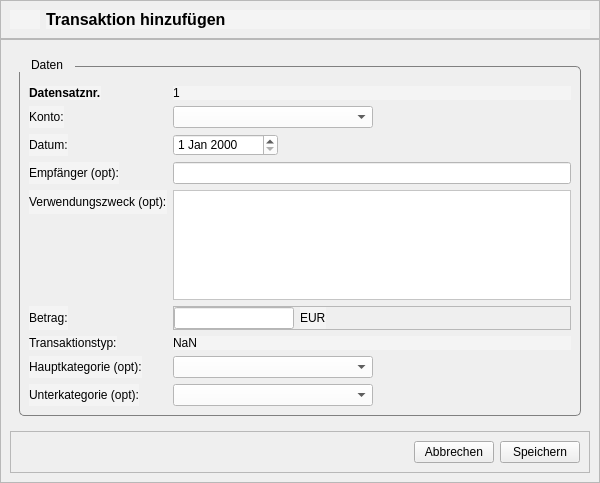
<?xml version="1.0" encoding="UTF-8"?>
<ui version="4.0">
 <class>TransactionDialog</class>
 <widget class="QWidget" name="TransactionDialog">
  <property name="geometry">
   <rect>
    <x>0</x>
    <y>0</y>
    <width>600</width>
    <height>483</height>
   </rect>
  </property>
  <property name="minimumSize">
   <size>
    <width>600</width>
    <height>483</height>
   </size>
  </property>
  <property name="maximumSize">
   <size>
    <width>600</width>
    <height>483</height>
   </size>
  </property>
  <property name="windowTitle">
   <string>Form</string>
  </property>
  <property name="styleSheet">
   <string notr="true">.dialog_frame {
		background: #F4F4F4;
	border: none;
}
.frame_header_dialog {
		background: #F4F4F4;
        border-bottom: 1px solid gray;
}
.label_h1, logo {
	background: #F4F4F4;
}

QTextEdit {
        background: white;
        color: black;
}
QDateEdit {
	background: white;
	color: black;
}
Spacer {
	background: #F4F4F4;
}
QLabel {
    color: black;
	background: #F4F4F4;
}
QGroupBox {
    border: 1px solid gray;
    border-radius: 5px;
    padding-top: 10px;
	margin-top: 8px;
}
QGroupBox::title {
	color: black;
    subcontrol-origin: margin;
    subcontrol-position: top left;
    padding: 0px 10px;
}
QComboBox, QAbstractItemView{
	color: black;
	background: white;
}
QComboBox::Items {
	color: black;
}
QLineEdit {
	color: black;
	background: white;
}

.pushButton_action {
        border: 1px solid rgb(170,0,0);
        border-radius: 8px;
        padding: 6px;
        color: rgb(170,0,0);
        font-weight: bold;
        font-size: 12px;
}
.pushButton_action::hover {
        background: rgb(170,0,0);
        color: white;
}
</string>
  </property>
  <property name="class" stdset="0">
   <string>dialog_frame</string>
  </property>
  <layout class="QVBoxLayout" name="verticalLayout">
   <property name="spacing">
    <number>0</number>
   </property>
   <property name="leftMargin">
    <number>0</number>
   </property>
   <property name="topMargin">
    <number>0</number>
   </property>
   <property name="rightMargin">
    <number>0</number>
   </property>
   <property name="bottomMargin">
    <number>0</number>
   </property>
   <item>
    <widget class="QFrame" name="frame_header">
     <property name="maximumSize">
      <size>
       <width>16777215</width>
       <height>50</height>
      </size>
     </property>
     <property name="frameShape">
      <enum>QFrame::Shape::StyledPanel</enum>
     </property>
     <property name="frameShadow">
      <enum>QFrame::Shadow::Raised</enum>
     </property>
     <property name="class" stdset="0">
      <string>frame_header_dialog</string>
     </property>
     <layout class="QHBoxLayout" name="horizontalLayout">
      <item>
       <widget class="QLabel" name="lbl_logo">
        <property name="maximumSize">
         <size>
          <width>30</width>
          <height>30</height>
         </size>
        </property>
        <property name="toolTip">
         <string>PennyWise Logo</string>
        </property>
        <property name="statusTip">
         <string>PennyWise Logo</string>
        </property>
        <property name="whatsThis">
         <string>PennyWise Logo</string>
        </property>
        <property name="text">
         <string/>
        </property>
        <property name="pixmap">
         <pixmap resource="../resources/resources.qrc">:/logo/logo</pixmap>
        </property>
        <property name="scaledContents">
         <bool>true</bool>
        </property>
        <property name="class" stdset="0">
         <string>logo</string>
        </property>
       </widget>
      </item>
      <item>
       <widget class="QLabel" name="lbl_header">
        <property name="font">
         <font>
          <pointsize>12</pointsize>
          <bold>true</bold>
         </font>
        </property>
        <property name="text">
         <string>Transaktion hinzufügen</string>
        </property>
        <property name="class" stdset="0">
         <string>label_h1</string>
        </property>
       </widget>
      </item>
     </layout>
    </widget>
   </item>
   <item>
    <widget class="QFrame" name="frame_content">
     <property name="frameShape">
      <enum>QFrame::Shape::StyledPanel</enum>
     </property>
     <property name="frameShadow">
      <enum>QFrame::Shadow::Raised</enum>
     </property>
     <property name="class" stdset="0">
      <string>dialog_frame</string>
     </property>
     <layout class="QVBoxLayout" name="verticalLayout_2">
      <item>
       <widget class="QFrame" name="frame_data">
        <property name="frameShape">
         <enum>QFrame::Shape::NoFrame</enum>
        </property>
        <property name="frameShadow">
         <enum>QFrame::Shadow::Raised</enum>
        </property>
        <property name="class" stdset="0">
         <string>dialog_frame</string>
        </property>
        <layout class="QVBoxLayout" name="verticalLayout_3">
         <item>
          <widget class="QGroupBox" name="groupBox">
           <property name="title">
            <string>Daten</string>
           </property>
           <layout class="QFormLayout" name="formLayout">
            <item row="0" column="0">
             <widget class="QLabel" name="label">
              <property name="text">
               <string>&lt;html&gt;&lt;head/&gt;&lt;body&gt;&lt;p&gt;&lt;span style=&quot; font-weight:700;&quot;&gt;Datensatznr.&lt;/span&gt;&lt;/p&gt;&lt;/body&gt;&lt;/html&gt;</string>
              </property>
             </widget>
            </item>
            <item row="0" column="1">
             <widget class="QLabel" name="lbl_id">
              <property name="text">
               <string>1</string>
              </property>
             </widget>
            </item>
            <item row="2" column="0">
             <widget class="QLabel" name="label_8">
              <property name="text">
               <string>Konto:</string>
              </property>
             </widget>
            </item>
            <item row="2" column="1">
             <widget class="QComboBox" name="comboBox_account">
              <property name="maximumSize">
               <size>
                <width>200</width>
                <height>16777215</height>
               </size>
              </property>
             </widget>
            </item>
            <item row="3" column="0">
             <widget class="QLabel" name="label_2">
              <property name="text">
               <string>Datum:</string>
              </property>
             </widget>
            </item>
            <item row="3" column="1">
             <widget class="QDateEdit" name="dateEdit_date">
              <property name="minimumSize">
               <size>
                <width>105</width>
                <height>0</height>
               </size>
              </property>
              <property name="maximumSize">
               <size>
                <width>105</width>
                <height>16777215</height>
               </size>
              </property>
             </widget>
            </item>
            <item row="4" column="0">
             <widget class="QLabel" name="label_3">
              <property name="text">
               <string>Empfänger (opt):</string>
              </property>
             </widget>
            </item>
            <item row="4" column="1">
             <widget class="QLineEdit" name="lineEdit_recipient">
              <property name="maxLength">
               <number>30</number>
              </property>
             </widget>
            </item>
            <item row="5" column="0">
             <widget class="QLabel" name="label_4">
              <property name="text">
               <string>Verwendungszweck (opt):</string>
              </property>
             </widget>
            </item>
            <item row="5" column="1">
             <widget class="QTextEdit" name="textEdit_purpose">
              <property name="minimumSize">
               <size>
                <width>0</width>
                <height>0</height>
               </size>
              </property>
              <property name="maximumSize">
               <size>
                <width>16777215</width>
                <height>16777215</height>
               </size>
              </property>
              <property name="class" stdset="0">
               <string>textEdit_purpose</string>
              </property>
             </widget>
            </item>
            <item row="6" column="0">
             <widget class="QLabel" name="label_5">
              <property name="text">
               <string>Betrag:</string>
              </property>
             </widget>
            </item>
            <item row="6" column="1">
             <widget class="QFrame" name="frame">
              <property name="frameShape">
               <enum>QFrame::Shape::StyledPanel</enum>
              </property>
              <property name="frameShadow">
               <enum>QFrame::Shadow::Raised</enum>
              </property>
              <property name="class" stdset="0">
               <string>dialog_frame</string>
              </property>
              <layout class="QHBoxLayout" name="horizontalLayout_3">
               <property name="spacing">
                <number>6</number>
               </property>
               <property name="leftMargin">
                <number>0</number>
               </property>
               <property name="topMargin">
                <number>0</number>
               </property>
               <property name="rightMargin">
                <number>0</number>
               </property>
               <property name="bottomMargin">
                <number>0</number>
               </property>
               <item>
                <widget class="QLineEdit" name="lineEdit_amount">
                 <property name="maximumSize">
                  <size>
                   <width>120</width>
                   <height>16777215</height>
                  </size>
                 </property>
                </widget>
               </item>
               <item>
                <widget class="QLabel" name="lbl_currency">
                 <property name="text">
                  <string>EUR</string>
                 </property>
                </widget>
               </item>
               <item>
                <spacer name="horizontalSpacer_2">
                 <property name="orientation">
                  <enum>Qt::Orientation::Horizontal</enum>
                 </property>
                 <property name="sizeHint" stdset="0">
                  <size>
                   <width>40</width>
                   <height>20</height>
                  </size>
                 </property>
                </spacer>
               </item>
              </layout>
             </widget>
            </item>
            <item row="7" column="0">
             <widget class="QLabel" name="label_9">
              <property name="text">
               <string>Transaktionstyp:</string>
              </property>
             </widget>
            </item>
            <item row="7" column="1">
             <widget class="QLabel" name="lbl_type">
              <property name="text">
               <string>NaN</string>
              </property>
             </widget>
            </item>
            <item row="8" column="0">
             <widget class="QLabel" name="label_6">
              <property name="text">
               <string>Hauptkategorie (opt):</string>
              </property>
             </widget>
            </item>
            <item row="8" column="1">
             <widget class="QComboBox" name="comboBox_category">
              <property name="maximumSize">
               <size>
                <width>200</width>
                <height>16777215</height>
               </size>
              </property>
             </widget>
            </item>
            <item row="9" column="0">
             <widget class="QLabel" name="label_7">
              <property name="text">
               <string>Unterkategorie (opt):</string>
              </property>
             </widget>
            </item>
            <item row="9" column="1">
             <widget class="QComboBox" name="comboBox_sub_category">
              <property name="maximumSize">
               <size>
                <width>200</width>
                <height>16777215</height>
               </size>
              </property>
             </widget>
            </item>
           </layout>
          </widget>
         </item>
        </layout>
       </widget>
      </item>
      <item>
       <widget class="QFrame" name="frame_btn">
        <property name="maximumSize">
         <size>
          <width>16777215</width>
          <height>50</height>
         </size>
        </property>
        <property name="frameShape">
         <enum>QFrame::Shape::StyledPanel</enum>
        </property>
        <property name="frameShadow">
         <enum>QFrame::Shadow::Raised</enum>
        </property>
        <property name="class" stdset="0">
         <string>dialog_frame</string>
        </property>
        <layout class="QHBoxLayout" name="horizontalLayout_2">
         <item>
          <spacer name="horizontalSpacer">
           <property name="orientation">
            <enum>Qt::Orientation::Horizontal</enum>
           </property>
           <property name="sizeHint" stdset="0">
            <size>
             <width>40</width>
             <height>20</height>
            </size>
           </property>
          </spacer>
         </item>
         <item>
          <widget class="QPushButton" name="pushButton_cancel">
           <property name="minimumSize">
            <size>
             <width>80</width>
             <height>0</height>
            </size>
           </property>
           <property name="maximumSize">
            <size>
             <width>80</width>
             <height>16777215</height>
            </size>
           </property>
           <property name="cursor">
            <cursorShape>PointingHandCursor</cursorShape>
           </property>
           <property name="text">
            <string>Abbrechen</string>
           </property>
           <property name="iconSize">
            <size>
             <width>22</width>
             <height>22</height>
            </size>
           </property>
           <property name="class" stdset="0">
            <string>pushButton_action</string>
           </property>
          </widget>
         </item>
         <item>
          <widget class="QPushButton" name="pushButton_submit">
           <property name="minimumSize">
            <size>
             <width>80</width>
             <height>0</height>
            </size>
           </property>
           <property name="maximumSize">
            <size>
             <width>80</width>
             <height>16777215</height>
            </size>
           </property>
           <property name="cursor">
            <cursorShape>PointingHandCursor</cursorShape>
           </property>
           <property name="text">
            <string>Speichern</string>
           </property>
           <property name="iconSize">
            <size>
             <width>22</width>
             <height>22</height>
            </size>
           </property>
           <property name="class" stdset="0">
            <string>pushButton_action</string>
           </property>
          </widget>
         </item>
        </layout>
       </widget>
      </item>
     </layout>
    </widget>
   </item>
  </layout>
 </widget>
 <resources>
  <include location="../resources/resources.qrc"/>
 </resources>
 <connections/>
</ui>
